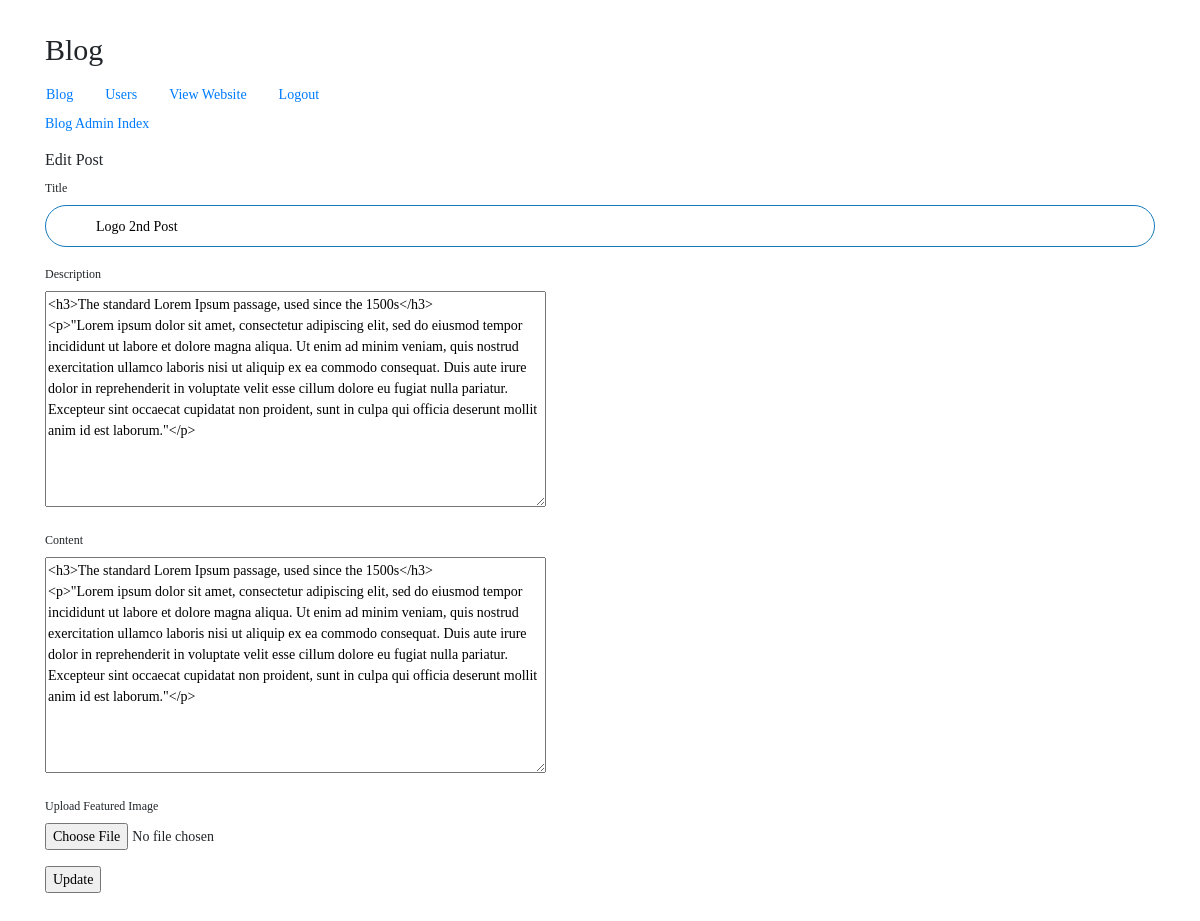
Page /admin/edit-post.php?id=7 (signed in) on the committed database.
### tables this page shows
CREATE TABLE `blog_posts` (
  `postID` int(11) UNSIGNED NOT NULL,
  `memberID` int(255) NOT NULL,
  `postTitle` varchar(255) DEFAULT NULL,
  `postDesc` text,
  `postCont` text,
  `fileuploaded` varchar(255) NOT NULL,
  `postDate` datetime DEFAULT NULL
);

### admin/edit-post.php (the view, shortened to what this page needs)
<?php
require_once('../includes/config.php');
?>
<!doctype html>
<html lang="en">
  <head>
  <link href="../dist/css/bootstrap.min.css" rel="stylesheet">
  <link href="../grid.css" rel="stylesheet">
</head>
<body>
<div class="container">
	<?php include('menu.php');?>
	<p><a href="./">Blog Admin Index</a></p>
	<h2>Edit Post</h2>
	<?php
		try {
			$stmt = $db->prepare('SELECT postID, postTitle, postDesc, postCont FROM blog_posts WHERE postID = :postID') ;
			$stmt->execute(array(':postID' => $_GET['id']));
			$row = $stmt->fetch();
		} catch(PDOException $e) {
		    echo $e->getMessage();
		}
	?>
	<form action='' method='post' enctype="multipart/form-data">
		<p><label>Title</label><br />
		<input type='text' name='postTitle' value='<?php echo $row['postTitle'];?>'></p>
		<p><label>Description</label><br />
		<textarea name='postDesc' cols='60' rows='10'><?php echo $row['postDesc'];?></textarea></p>
		<p><label>Content</label><br />
		<textarea name='postCont' cols='60' rows='10'><?php echo $row['postCont'];?></textarea></p>
		<p><label>Upload Featured Image</label><br />
        <input type='file' name='fileToUpload' id="fileToUpload" ></p>
		<p><input type='submit' name='submit' value='Update'></p>
	</form>
</div>
</body>
</html>

### grid.css (style rules this page uses)
body { padding-top: 2rem; padding-bottom: 2rem; font-family:"Gotham Light" !important; font-weight:normal !important; font-style:normal !important; font-size:14px !important; }
h2,h3,h4,h5 { font-size:16px !important;; font-weight:normal !important; font-style:normal !important; }
input[type=text] { border-radius: 25px !important; border: 1px solid #157ab8 !important; padding: 20px; width:100%; height: 15px; text-indent:30px; }
input::placeholder { color: grey; font-size: 12px; }
label { font-size:12px; }

### rows in the picture
blog_posts: postTitle "Logo 2nd Post", postDesc "<h3>The standard Lorem Ipsum passage, used since the 1500s</h3> <p>\"Lorem ipsum dolor sit amet, consectetur adipiscing elit, sed do eiusmod tempor incididunt ut labore et dolore magna aliqua. Ut enim ad minim veniam, quis nostrud exercitation ullamco laboris nisi ut aliquip ex ea commodo consequat. Duis aute irure dolor in reprehenderit in voluptate velit esse cillum dolore eu fugiat nulla pariatur. Excepteur sint occaecat cupidatat non proident, sunt in culpa qui officia deserunt mollit anim id est laborum.\"</p>", postCont "<h3>The standard Lorem Ipsum passage, used since the 1500s</h3> <p>\"Lorem ipsum dolor sit amet, consectetur adipiscing elit, sed do eiusmod tempor incididunt ut labore et dolore magna aliqua. Ut enim ad minim veniam, quis nostrud exercitation ullamco laboris nisi ut aliquip ex ea commodo consequat. Duis aute irure dolor in reprehenderit in voluptate velit esse cillum dolore eu fugiat nulla pariatur. Excepteur sint occaecat cupidatat non proident, sunt in culpa qui officia deserunt mollit anim id est laborum.\"</p>"
